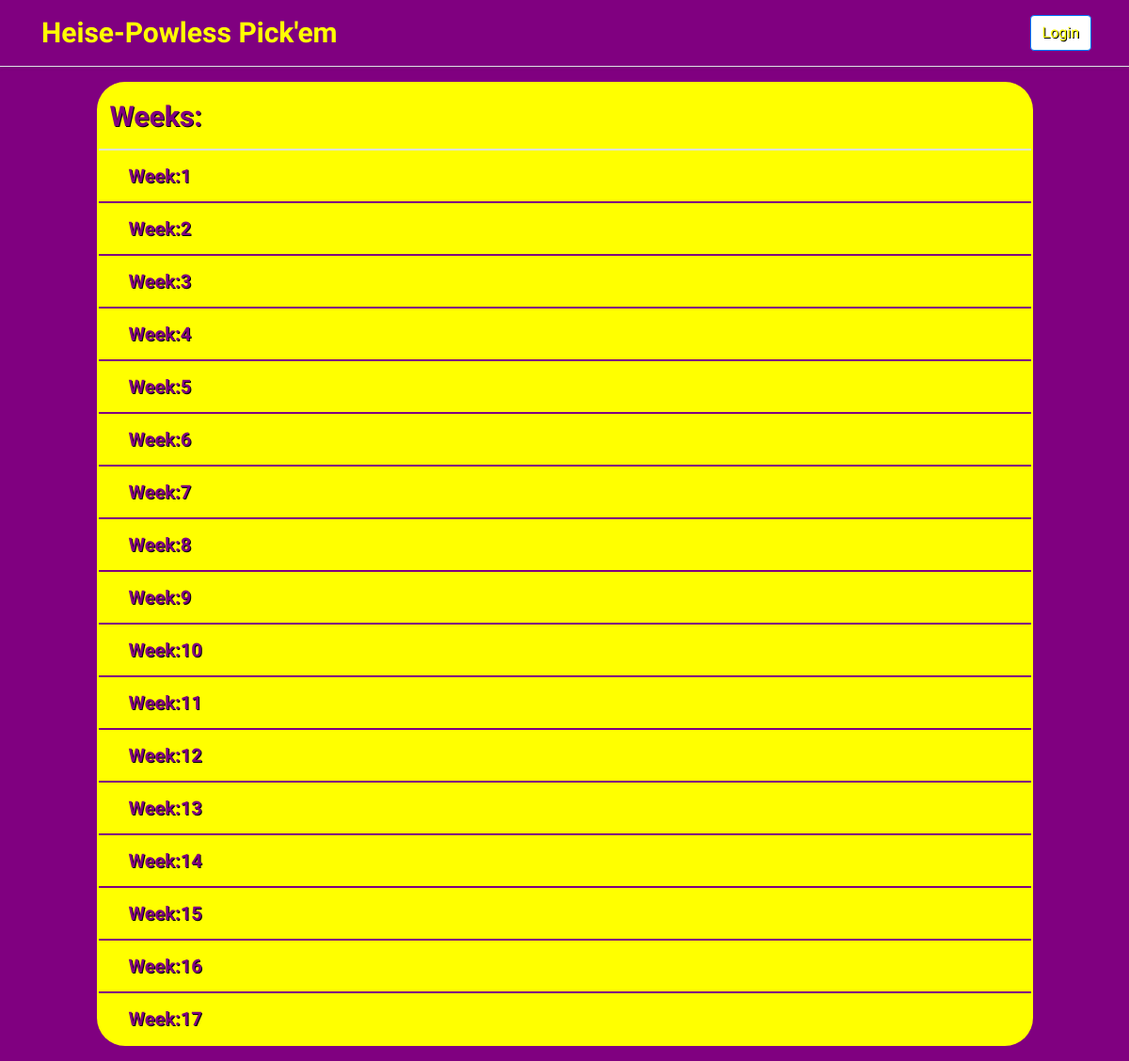
Page /weeks on the committed database.
### heisefootball/models.py (models this page shows, shortened)
class weeknumber(models.Model):
    id = models.UUIDField(primary_key=True,default = uuid4,editable=False)
    weeknum = models.IntegerField(primary_key=False)
    year = models.ForeignKey(Year,on_delete = models.CASCADE,related_name = "years",null = True)
    finished = models.BooleanField(default = True)

### heisefootball/views.py (the view)
# urls.py: path("weeks",views.weeksbruh, name ="weeks"),
def weeksbruh(request):
    weeks = weeknumber.objects.filter(year=Year.objects.latest('year')).all()
    return render(request,"weeks.html",{"weeks":weeks})

### heisefootball/templates/weeks.html (shortened to what this page needs)
{% extends "layout.html" %}
{% block body %}
{%if weeks%}
<div class ="row justify-content-md-center">
<div class ="col col-md-10 ">
<table class="table tabled bordered">
  <thead class ="labels">
    <tr class = "bordered rounded">
      <th scope="col" >Weeks:</th>
    </tr>
  </thead>
  <tbody>
    {% for week in weeks %}
    <tr class = "bordered rounded">
      <td><a href = "/weeks/picks/{{week.id}}" style = "color:purple;">Week:{{week.weeknum}}</a></td>
    </tr>
    {%endfor%}
  </tbody>
</table>
{% else %}
<p style = "color:red;">Sorry No Games Found</p>
{% endif  %}
</div>
</div>
{% endblock %}

### heisefootball/templates/layout.html (shortened to what this page needs)
<!doctype html>
<html lang="en">
  <head>
    <link href="https://maxcdn.bootstrapcdn.com/bootstrap/4.1.3/css/bootstrap.min.css" rel="stylesheet">
    <link href="/static/tired.css?v=2.03" rel ="stylesheet">
  </head>
  <body>
    <div class="d-flex flex-column flex-md-row align-items-center p-3 px-md-4 mb-3 border-bottom shadow-sm navBar">
  <h5 class="my-0 mr-md-auto logo"><a class ="logo" href = "/">Heise-Powless Pick'em</a></h5>
  <nav class="my-2 my-md-0 mr-md-3 navBar">
  {% if request.user.is_authenticated %}
  <a href = "/newpick">New Pick</a>
  <a  href="/weeks">Weekly Picks</a>
  <a href="/mypicks" >My Picks</a>
  <a  href="/standings" >Standings</a>
  <a href = "/minecraft.csv">Spreadsheet</a>
  <span style = "padding-left:5px;">
  <a class="btn btn-primary" style = "color:yellow;background-color:white;" href={% url "logout" %} >Logout</a>
  {% else %}
  <a class="btn btn-primary" style = "color:yellow;background-color:white;" href={% url "login" %} >Login</a>
  {% endif %}
</div>
{% block body %}{% endblock %}
</body>
</html>

### heisefootball/static/tired.css (style rules this page uses)
.navBar { background-color:purple; color:yellow; }
.logo { color:yellow; font-weight:bold; font-family: 'PT Sans', sans-serif; font-size: 30px; text-shadow:1px 1px purple; }
a { color:yellow; text-shadow: 1px 1px black; font-size:20px; font-family: 'PT Sans', sans-serif; padding-left:20px; font-weight: bolder; }

### heisefootball/templates/weeks.html (style rules this page uses)
body { background-color:purple; }
.tabled { background-color:yellow; color:purple; text-shadow: 1px 1px black; font-size:20px; font-family: 'PT Sans', sans-serif; padding-left:20px; font-weight: bolder; }
.labels { color:purple; text-shadow: 1px 1px black; font-size:30px; font-family: 'PT Sans', sans-serif; padding-left:20px; font-weight: bolder; }
.bordered { border: 2.5px solid purple; border-radius: 30px; border-collapse:seperate; perspective: 1px; overflow:hidden; }

### rows in the picture
weeknumber: weeknum "1"
weeknumber: weeknum "2"
weeknumber: weeknum "3"
weeknumber: weeknum "4"
weeknumber: weeknum "5"
weeknumber: weeknum "6"
weeknumber: weeknum "7"
weeknumber: weeknum "8"
weeknumber: weeknum "9"
weeknumber: weeknum "10"
weeknumber: weeknum "11"
weeknumber: weeknum "12"
weeknumber: weeknum "13"
weeknumber: weeknum "14"
weeknumber: weeknum "15"
weeknumber: weeknum "16"
weeknumber: weeknum "17"
